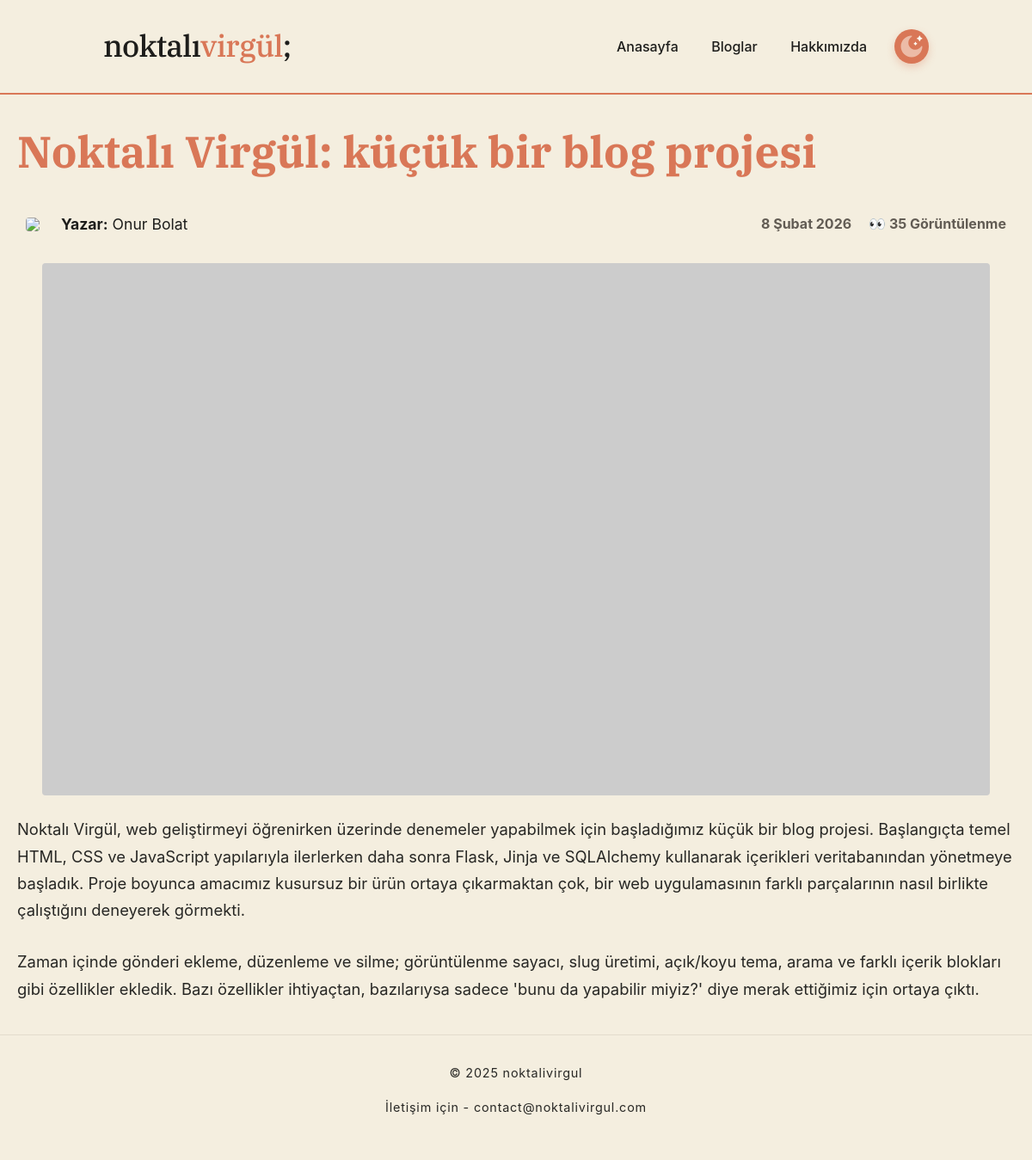
The app's page /blog/noktali-virgul-kucuk-bir-blog-projesi with its own data.
### app.py (models this page shows)
class Post(db.Model):
    id = db.Column(db.Integer, primary_key=True)
    baslik = db.Column(db.String(100),  unique=True, nullable=False)
    slug = db.Column(db.String(150), nullable=False)
    yazar = db.Column(db.Text)
    kapak = db.Column(db.Text)
    ozet = db.Column(db.String(300))
    tarih = db.Column(db.DateTime, default=datetime.utcnow)
    tiklanma = db.Column(db.Integer, default=0)
    parcalar = db.relationship('PostContent', backref='yazi', lazy=True, order_by="PostContent.sira")

class PostContent(db.Model):
    id = db.Column(db.Integer, primary_key=True)
    post_id = db.Column(db.Integer, db.ForeignKey('post.id'), nullable=False)
    tip = db.Column(db.String(20))
    icerik = db.Column(db.Text)
    sira = db.Column(db.Integer)

### app.py (the view)
@app.route('/blog/<string:post_slug>')
def blog_detay(post_slug):
    yazi = Post.query.filter_by(slug=post_slug).first_or_404()
    cerez_adi = f"okundu_{yazi.slug}"
    daha_once_okudu_mu = request.cookies.get(cerez_adi)
    response = make_response(render_template('sablon.html', yazi=yazi))
    if not daha_once_okudu_mu:
        yazi.tiklanma += 1
        db.session.commit()
        response.set_cookie(cerez_adi, '1', max_age=60*60*24*10)
    return response

### app.py (called while the page is built)
def format_date(value):
    aylar = [
        "Ocak", "Şubat", "Mart", "Nisan", "Mayıs", "Haziran",
        "Temmuz", "Ağustos", "Eylül", "Ekim", "Kasım", "Aralık"
    ]
    gun = value.day
    ay = aylar[value.month - 1]
    yil = value.year
    return f"{gun} {ay} {yil}"

### templates/sablon.html (shortened to what this page needs)
<!DOCTYPE html>
<html lang="tr">
<head>
    <link rel="stylesheet" href="{{ url_for('static', filename='css/sablon_style.css') }}">
    <link href="https://cdnjs.cloudflare.com/ajax/libs/prism/1.29.0/themes/prism-okaidia.min.css" rel="stylesheet" />
</head>
<body>
    <header class="header">
        <div class="sitelogo" onclick="location.href='/'">
            noktalı<span>virgül</span>;
        </div>
        <div class="butonlar">
            <div class="newbtn">
                <button onclick="location.href='/'">Anasayfa</button>
                <button onclick="location.href='/bloglar'">Bloglar</button>
                <button onclick="location.href='/hakkimizda'">Hakkımızda</button>
            </div>
            <button id="theme-toggle">
                <img id="theme-icon" src="" alt="Tema İkonu" width="24" height="24">
            </button>
        </div>
    </header>
    <div class="content">
        <main class="main">
                    <h1 class="baslik">{{ yazi.baslik }}</h1>
                    <div class="yazar-div">
                        <div style="flex-grow: 1;" class="yazar">
                            {% if yazi.yazar %}
                                <a href="/yazarlar">
                                    <img class="imgcircle" src="{% if yazi.yazar == 'onur' %}{{ url_for('static', filename='imgs/onur-circle.jpg') }}{% else %}{{ url_for('static', filename='imgs/yalcin-circle.jpg') }}{% endif %}">
                                </a>
                                <p class="yazaradi"><a href="/yazarlar"><b>Yazar:</b> {% if yazi.yazar == 'onur' %}Onur Bolat{% else %}Yalçın Kılıç{% endif %}</a></p>
                            {% endif %}
                        </div>
                        <div class="yazar-meta">
                            <p class="tarih"><b>{{yazi.tarih|tarih_formati}}</b></p>
                            <p class="okunma"><b>👀 {{yazi.tiklanma}} Görüntülenme</b></p>
                        </div>
                    </div>
                    <div class="teklifotogrid">
                    <img src="{{ yazi.kapak }}">
                    </div>
                    {% for parca in yazi.parcalar %}
    {% if parca.tip == 'yazi' %}
        <p class="blogyazisi">{{ parca.icerik }}</p>
    {% elif parca.tip == 'medya' %}
        <div class="medya-container">
            {{ parca.icerik|safe }}
        </div>
    {% endif %}
{% endfor %}
        </main>
    </div>
    <footer class="footer">
        <p>© 2025 noktalivirgul </p>
        <p>İletişim için - contact@noktalivirgul.com </p>
    </footer>
</body>
</html>

### static/css/sablon_style.css (style rules this page uses)
:root { --bg-color: #F4EEDF; --text-main: #1D1D1B; --text-muted: #625C54; --accent: #D97757; --border: #E3DBCC; --card-bg: #FCFBF8; --font-serif: 'IBM Plex Serif', serif; --font-sans: 'Inter', sans-serif; }
* { box-sizing: border-box; padding: 0; margin: 0; }
body { background-color: var(--bg-color); color: var(--text-main); font-family: var(--font-sans); line-height: 1.7; -webkit-font-smoothing: antialiased; transition: transform 0.5s cubic-bezier(0.16, 1, 0.3, 1), background-color 0.3s cubic-bezier(0.16, 1, 0.3, 1), color 0.3s ease; }
.header { padding: 1.5rem 10%; border-bottom: 2px solid var(--accent); display: flex; justify-content: space-between; align-items: center; background-color: var(--bg-color); position: -webkit-sticky; position: sticky; top: 0; z-index: 1000; }
.sitelogo { font-family: var(--font-serif); font-size: 2.2rem; font-weight: 500; cursor: pointer; letter-spacing: -0.02em; color: var(--text-main); }
.sitelogo span { color: var(--accent); }
.butonlar { display: flex; align-items: center; gap: 15px; }
.butonlar button { background: none; border: 1px solid transparent; padding: 8px 16px; border-radius: 20px; font-family: var(--font-sans); font-size: 1rem; font-weight: 500; cursor: pointer; color: var(--text-main); }
#theme-toggle { background: var(--accent); color: white; border: none; padding: 5px; border-radius: 50%; width: 40px; height: 40px; cursor: pointer; font-size: 1.2rem; display: flex; align-items: center; justify-content: center; box-shadow: 0 4px 10px rgba(217, 119, 87, 0.3); }
#theme-icon { width: 100%; height: 100%; display: block; pointer-events: none; filter: brightness(1.1); }
.footer { padding-bottom: 0.75rem; padding: 2rem; border-top: 1px solid var(--border); background-color: var(--card-bg); color: var(--text-muted); text-align: center; letter-spacing: 0.05em; background-color: var(--bg-color); }
.footer p { margin-bottom: 1rem; color: var(--text-main); font-size: 0.9rem; opacity: 0.95; }
.content { display: flex; max-width: 1200px; margin: 4rem auto; margin-bottom: 0.5rem; margin-top: 1rem; gap: 5rem; padding: 0 20px; }
.main { flex: 65%; }
.baslik { font-family: var(--font-serif); font-size: 3.2rem; line-height: 1.05; color: var(--accent); margin-bottom: 2rem; margin-top: 1.5rem; }
.blogyazisi { margin-bottom: 1.8rem; font-size: 1.15rem; color: var(--text-main); opacity: 0.95; }
.yazar-div { display: flex; flex-wrap: wrap; align-items: center !important; gap: 20px; padding: 10px; margin-bottom: 20px; }
.yazar { display: flex; align-items: center; gap: 20px; }
.yazar-meta { display: flex; gap: 20px; color: var(--text-muted); }
.yazaradi { margin-left: 5px; font-size: 1.1rem; }
.yazar a { width: fit-content; display: block; text-decoration: none; }
.yazar a, .yazar a:visited, .yazar a:hover, .yazar a:active { color: inherit; text-decoration: none; outline: none; }
.imgcircle { display: block; max-width: 70px; height: auto; border-radius: 4px; }
.teklifotogrid { display: grid; grid-template-columns: 1fr; margin-top: 0.5rem; line-height: 0; }
.teklifotogrid img { margin: 0; display: block; margin-left: auto; margin-right: auto; width: 95%; aspect-ratio: 16 / 9; border-radius: 4px; margin-bottom: 1.5rem; object-fit: cover; object-position: center; }

### records on screen
Post: baslik "Noktalı Virgül: küçük bir blog projesi", tarih|tarih_formati "8 Şubat 2026", tiklanma "35"
PostContent: icerik "Noktalı Virgül, web geliştirmeyi öğrenirken üzerinde denemeler yapabilmek için başladığımız küçük bir blog projesi. Başlangıçta temel HTML, CSS ve JavaScript yapılarıyla ilerlerken daha sonra Flask, Jinja ve SQLAlchemy kullanarak içerikleri veritabanından yönetmeye başladık. Proje boyunca amacımız kusursuz bir ürün ortaya çıkarmaktan çok, bir web uygulamasının farklı parçalarının nasıl birlikte çalıştığını deneyerek görmekti."
PostContent: icerik "Zaman içinde gönderi ekleme, düzenleme ve silme; görüntülenme sayacı, slug üretimi, açık/koyu tema, arama ve farklı içerik blokları gibi özellikler ekledik. Bazı özellikler ihtiyaçtan, bazılarıysa sadece 'bunu da yapabilir miyiz?' diye merak ettiğimiz için ortaya çıktı."
